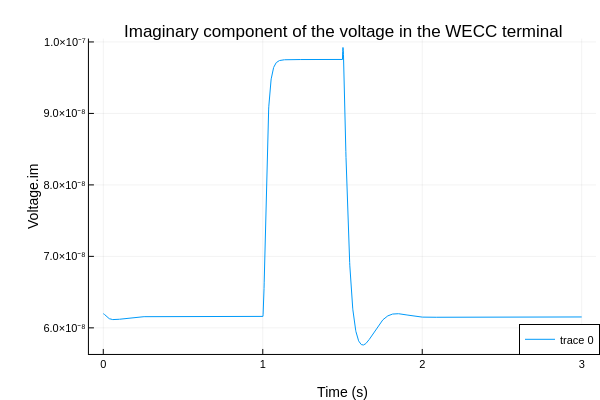

Notebook code for this chart:
### Code cell
# Run the simulation of the dynamic model
resultfile_name = string("BESS_XPu", ".csv")
simulate(BESS,
         resultfile = resultfile_name,
         simflags = "-override=outputFormat=csv")
resultfile = joinpath(getWorkDirectory(BESS), resultfile_name)
df = DataFrame(CSV.File(resultfile));

# Plot the imaginary component of the voltage in the WECC terminal
plotlyjs()
p2 = plot(df[!, "time"], df[!, "BESScb.terminal.V.im"], label=["Terminal V.im"])
plot!(p2, legend=:bottomright, titlefontsize=12, labelfontsize=10)
title!(p2, "Imaginary component of the voltage in the WECC terminal")
xlabel!(p2, "Time (s)")
ylabel!(p2, "Voltage.im")

### Figure 1 — Plotly figure (JSON) as saved in the notebook; plotly's stock layout.template omitted (floating-point values rounded to 4 significant figures; data arrays with more than 128 entries replaced by an {"elided": "..."} marker saying what was removed)
{"data": [{"colorbar": {"len": 0.8761, "title": "", "x": 0.9934, "y": 0.5104}, "legendgroup": ["Terminal V.im"], "line": {"color": "rgba(0, 154, 250, 1.000)", "dash": "solid", "shape": "linear", "width": 1}, "mode": "lines", "name": ["Terminal V.im"], "showlegend": true, "type": "scatter", "x": {"elided": "3006 float values"}, "xaxis": "x", "y": {"elided": "3006 float values"}, "yaxis": "y"}], "layout": {"annotations": [{"font": {"color": "rgba(0, 0, 0, 1.000)", "family": "sans-serif", "size": 17}, "rotation": 0, "showarrow": false, "text": "Imaginary component of the voltage in the WECC terminal", "x": 0.5708, "xanchor": "center", "xref": "paper", "y": 1, "yanchor": "top", "yref": "paper"}], "height": 400, "legend": {"bgcolor": "rgba(255, 255, 255, 1.000)", "bordercolor": "rgba(0, 0, 0, 1.000)", "borderwidth": 1, "font": {"color": "rgba(0, 0, 0, 1.000)", "family": "sans-serif", "size": 11}, "title": {"font": {"color": "rgba(0, 0, 0, 1.000)", "family": "sans-serif", "size": 15}, "text": ""}, "tracegroupgap": 0, "traceorder": "normal", "x": 1, "xanchor": "right", "y": 0.07, "yanchor": "bottom"}, "margin": {"b": 20, "l": 0, "r": 0, "t": 20}, "paper_bgcolor": "rgba(255, 255, 255, 1.000)", "plot_bgcolor": "rgba(255, 255, 255, 1.000)", "showlegend": true, "width": 600, "xaxis": {"anchor": "y", "domain": [0.1482, 0.9934], "gridcolor": "rgba(0, 0, 0, 0.100)", "gridwidth": 0.5, "linecolor": "rgba(0, 0, 0, 1.000)", "mirror": false, "range": [-0.09, 3.09], "showgrid": true, "showline": true, "showticklabels": true, "tickangle": 0, "tickcolor": "rgb(0, 0, 0)", "tickfont": {"color": "rgba(0, 0, 0, 1.000)", "family": "sans-serif", "size": 11}, "tickmode": "array", "ticks": "inside", "ticktext": ["0", "1", "2", "3"], "tickvals": [0, 1, 2, 3], "title": "Time (s)", "titlefont": {"color": "rgba(0, 0, 0, 1.000)", "family": "sans-serif", "size": 14}, "type": "-", "visible": true, "zeroline": false, "zerolinecolor": "rgba(0, 0, 0, 1.000)"}, "yaxis": {"anchor": "x", "domain": [0.07234, 0.9485], "gridcolor": "rgba(0, 0, 0, 0.100)", "gridwidth": 0.5, "linecolor": "rgba(0, 0, 0, 1.000)", "mirror": false, "range": [5.635e-08, 1.005e-07], "showgrid": true, "showline": true, "showticklabels": true, "tickangle": 0, "tickcolor": "rgb(0, 0, 0)", "tickfont": {"color": "rgba(0, 0, 0, 1.000)", "family": "sans-serif", "size": 11}, "tickmode": "array", "ticks": "inside", "ticktext": ["6.0×10⁻⁸", "7.0×10⁻⁸", "8.0×10⁻⁸", "9.0×10⁻⁸", "1.0×10⁻⁷"], "tickvals": [6e-08, 7e-08, 8e-08, 9e-08, 1e-07], "title": "Voltage.im", "titlefont": {"color": "rgba(0, 0, 0, 1.000)", "family": "sans-serif", "size": 14}, "type": "-", "visible": true, "zeroline": false, "zerolinecolor": "rgba(0, 0, 0, 1.000)"}}}
